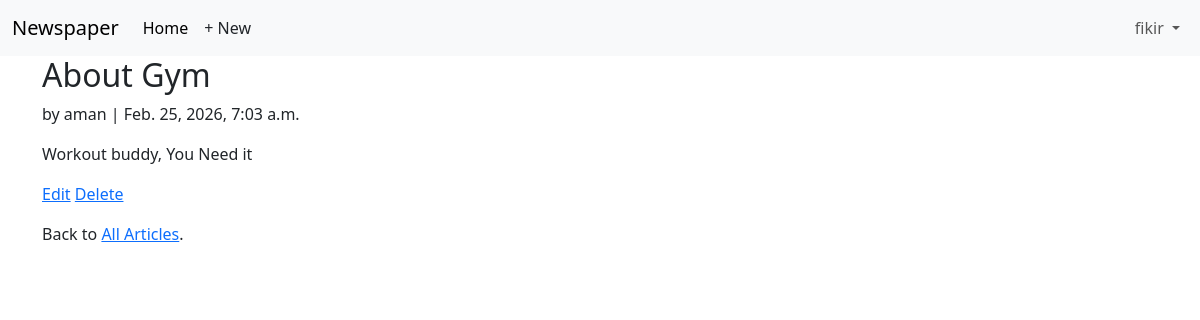
Screenshot of /articles/1/ (signed in) with the database file from the repository.
### accounts/models.py (models this page shows)
class CustomUser(AbstractUser):
    age = models.PositiveBigIntegerField(null = True, blank = True)

### articles/models.py (models this page shows, shortened)
class Article(models.Model):
    title = models.CharField(max_length = 255)
    body = models.TextField()
    date = models.DateTimeField(auto_now_add=True)
    author = models.ForeignKey(
        settings.AUTH_USER_MODEL,
        on_delete=models.CASCADE,
    )

### articles/views.py (the view)
# urls.py: path("<int:pk>/", ArticleDetailView.as_view(), name = "article_detail"),
class ArticleDetailView(LoginRequiredMixin,DetailView):
    model = Article
    template_name = "article_detail.html"

### templates/article_detail.html
{% extends "base.html" %}
{% block content %}
<div class="article-entry">
<h2>{{ object.title }}</h2>
<p>by {{ object.author }} | {{ object.date }}</p>
<p>{{ object.body }}</p>
</div>
<div>
<p><a href="{% url 'article_edit' article.pk %}">Edit</a>
<a href="{% url 'article_delete' article.pk %}">Delete</a>
</p>
<p>Back to <a href="{% url 'article_list' %}">All Articles</a>.</p>
</div>
{% endblock content %}

### templates/base.html (shortened to what this page needs)
<!DOCTYPE html>
<html>
<head>
<link href="https://cdn.jsdelivr.net/npm/bootstrap@5.3.3/dist/css/
bootstrap.min.css" rel="stylesheet"
crossorigin="anonymous">
</head>
<body>
    <body>
<nav class="navbar navbar-expand-lg bg-body-tertiary">
<div class="container-fluid">
<a class="navbar-brand" href="{% url 'home' %}">Newspaper</a>
<div class="collapse navbar-collapse" id="navbarSupportedContent">
<ul class="navbar-nav me-auto mb-2 mb-lg-0">
<li class="nav-item">
<a class="nav-link active" aria-current="page" href="#">Home</a>
</li>
{% if user.is_authenticated %}
<li><a href="{% url 'article_new' %}" class="nav-link px-2 link-dark">+ New</a></li>
</ul>
<div class="mr-auto">
<ul class="navbar-nav">
<li class="nav-item dropdown">
<a class="nav-link dropdown-toggle" href="#" role="button"
data-bs-toggle="dropdown" aria-expanded="false">
{{ user.username }}
</a>
</li>
{% endif %}
</div>
</div>
</nav>
<main>
<div class="container">
{% block content %}
{% endblock content %}
</div>
</main>
</body>
</html>

### rows the page displays
CustomUser: username "fikir"
Article: title "About Gym", author "aman", date "Feb. 25, 2026, 7:03 a.m.", body "Workout buddy, You Need it"
